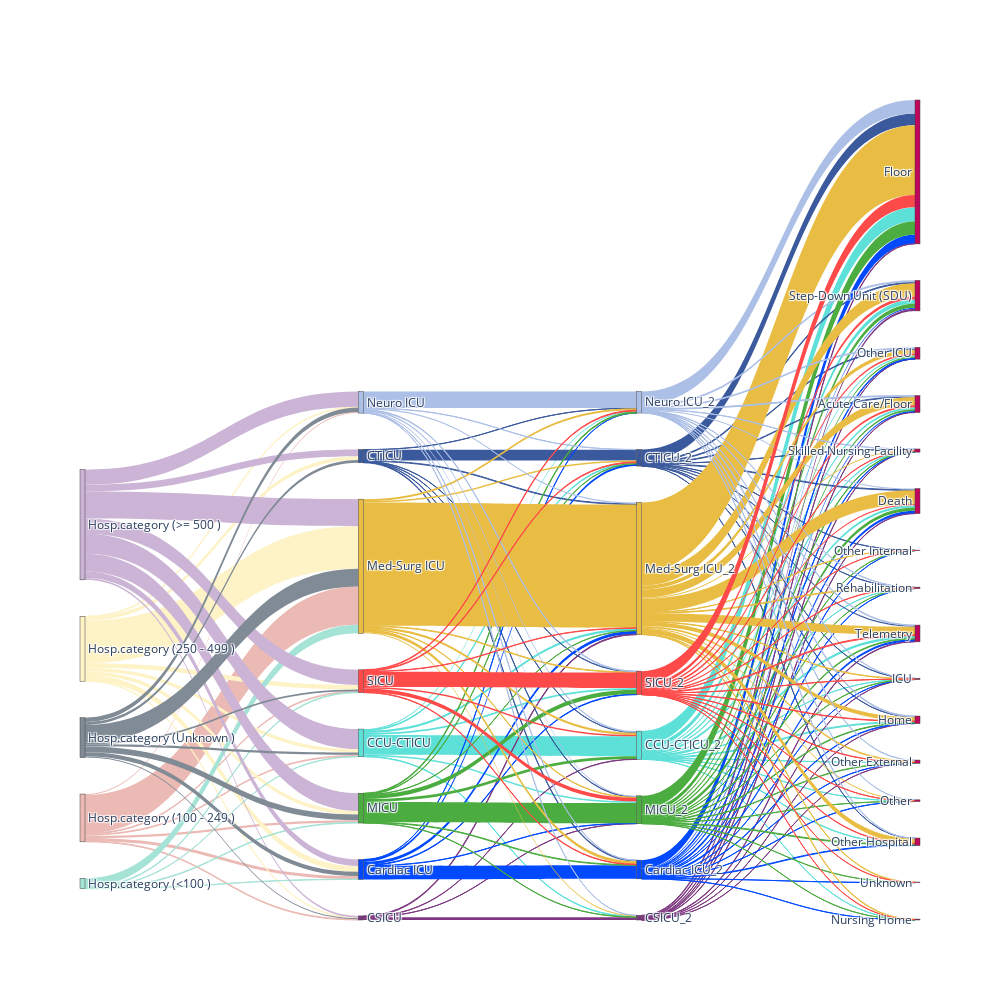

The code cell stored with this chart in its notebook:
### Markdown cell above
# Scheme of transfers between first and second admission to ICU (eICU dataset).

### Code cell
color_node = ['#EBBAB5', '#FEF3C7', '#A6E3D7', '#CBB4D5','#808B96',   
              '#7D3780', '#E9BD43', '#5CE0D8', '#0049FF', '#ACBFE6', '#4BAC3F',  '#FE4A49', '#3b5a9d',
              '#7D3780', '#E9BD43', '#ACBFE6', '#0049FF',  '#5CE0D8',  '#4BAC3F',  '#FE4A49', '#3b5a9d',
              '#C0055C','#C0055C','#C0055C','#C0055C','#C0055C','#C0055C','#C0055C','#C0055C','#C0055C','#C0055C','#C0055C','#C0055C','#C0055C','#C0055C','#C0055C','#C0055C','#C0055C','#C0055C'] 

color_link = ['#EBBAB5', '#FEF3C7', '#A6E3D7', '#CBB4D5','#808B96',
              '#7D3780', '#E9BD43', '#5CE0D8', '#0049FF', '#ACBFE6', '#4BAC3F',  '#FE4A49', '#3b5a9d',
              '#7D3780', '#E9BD43', '#ACBFE6', '#0049FF',  '#5CE0D8',  '#4BAC3F',  '#FE4A49', '#3b5a9d',]
        
label = list(readm_sourses['source_name'])
source=list(readm_1st_move['sourses_from_num'])
source.extend(list(readm_2st_move['sourses_from_num_2']))
source.extend(list(discharge['discharge_from']))

colour_list_link=[]
for i in Counter(source).keys():
    for k in range(source.count(i)):
        colour_list_link.append(color_link[i])
        
target=list(readm_1st_move['sourses_to_num'])
target.extend(list(readm_2st_move['sourses_to_num_2']))
target.extend(list(discharge['discharge_to']))

value=list(readm_1st_move['num_of_admissions_1'])
value.extend(list(readm_2st_move['num_of_admissions_2']))
value.extend(list(discharge['num_of_discharge']))



link = dict(source = source, target = target, value = value, color=colour_list_link)
node = dict(label = label, pad=50, thickness=5, color=color_node)
data = go.Sankey(link = link, node=node,valueformat = ".0f",)

# plot
fig = go.Figure(data)
fig.update_layout(
    autosize=False,
    width=1000,
    height=1000,)
fig.show()

### Figure 1 — Plotly figure (JSON) as saved in the notebook; plotly's stock layout.template omitted (floating-point values rounded to 4 significant figures; data arrays with more than 128 entries replaced by an {"elided": "..."} marker saying what was removed)
{"data": [{"link": {"color": {"elided": "204 str values"}, "source": {"elided": "204 int values"}, "target": {"elided": "204 int values"}, "value": {"elided": "204 int values"}}, "node": {"color": ["#EBBAB5", "#FEF3C7", "#A6E3D7", "#CBB4D5", "#808B96", "#7D3780", "#E9BD43", "#5CE0D8", "#0049FF", "#ACBFE6", "#4BAC3F", "#FE4A49", "#3b5a9d", "#7D3780", "#E9BD43", "#ACBFE6", "#0049FF", "#5CE0D8", "#4BAC3F", "#FE4A49", "#3b5a9d", "#C0055C", "#C0055C", "#C0055C", "#C0055C", "#C0055C", "#C0055C", "#C0055C", "#C0055C", "#C0055C", "#C0055C", "#C0055C", "#C0055C", "#C0055C", "#C0055C", "#C0055C", "#C0055C", "#C0055C", "#C0055C"], "label": ["Hosp.category (100 - 249 )", "Hosp.category (250 - 499 )", "Hosp.category (<100 )", "Hosp.category (>= 500 )", "Hosp.category (Unknown )", "CSICU", "Med-Surg ICU", "CCU-CTICU", "Cardiac ICU", "Neuro ICU", "MICU", "SICU", "CTICU", "CSICU_2", "Med-Surg ICU_2", "Neuro ICU_2", "Cardiac ICU_2", "CCU-CTICU_2", "MICU_2", "SICU_2", "CTICU_2", "Step-Down Unit (SDU)", "Acute Care/Floor", "Other Hospital", "Rehabilitation", "Other", "Home", "Floor", "Death", "Unknown", "Telemetry", "ICU", "Nursing Home", "Other External", "Other ICU", "Skilled Nursing Facility", "Other Internal"], "pad": 50, "thickness": 5}, "type": "sankey", "valueformat": ".0f"}], "layout": {"autosize": false, "height": 1000, "width": 1000}}
